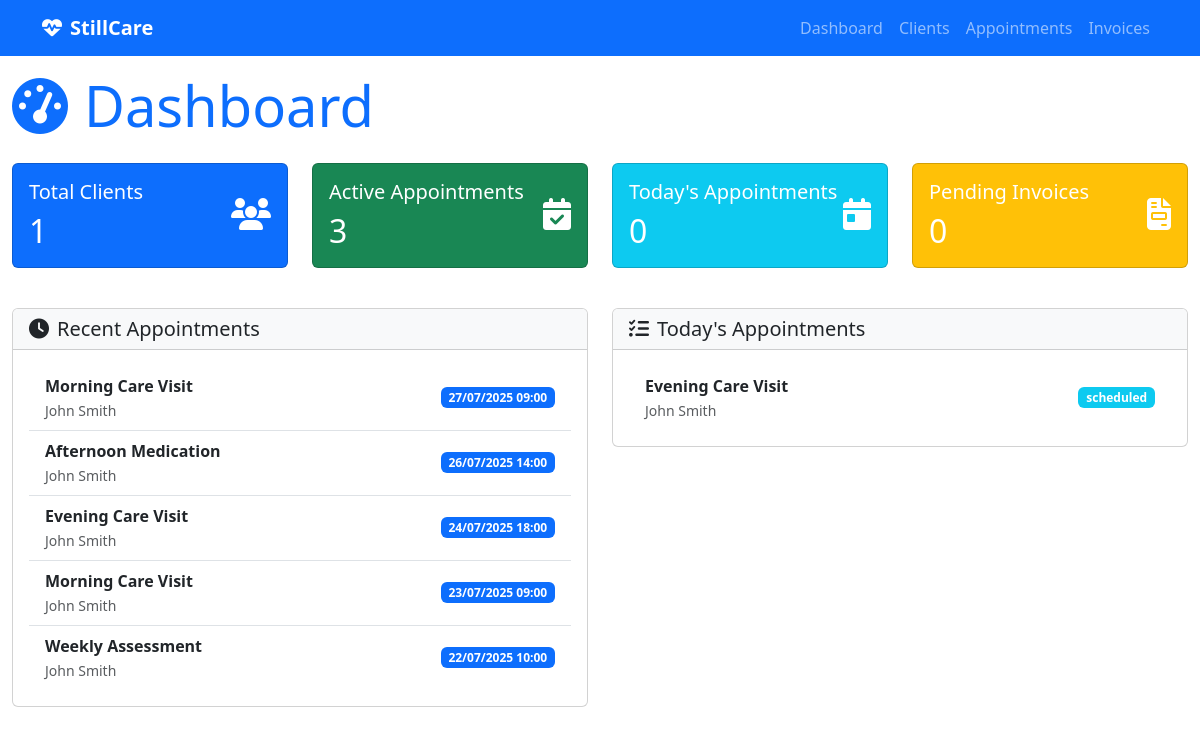
The app's page /, older data.
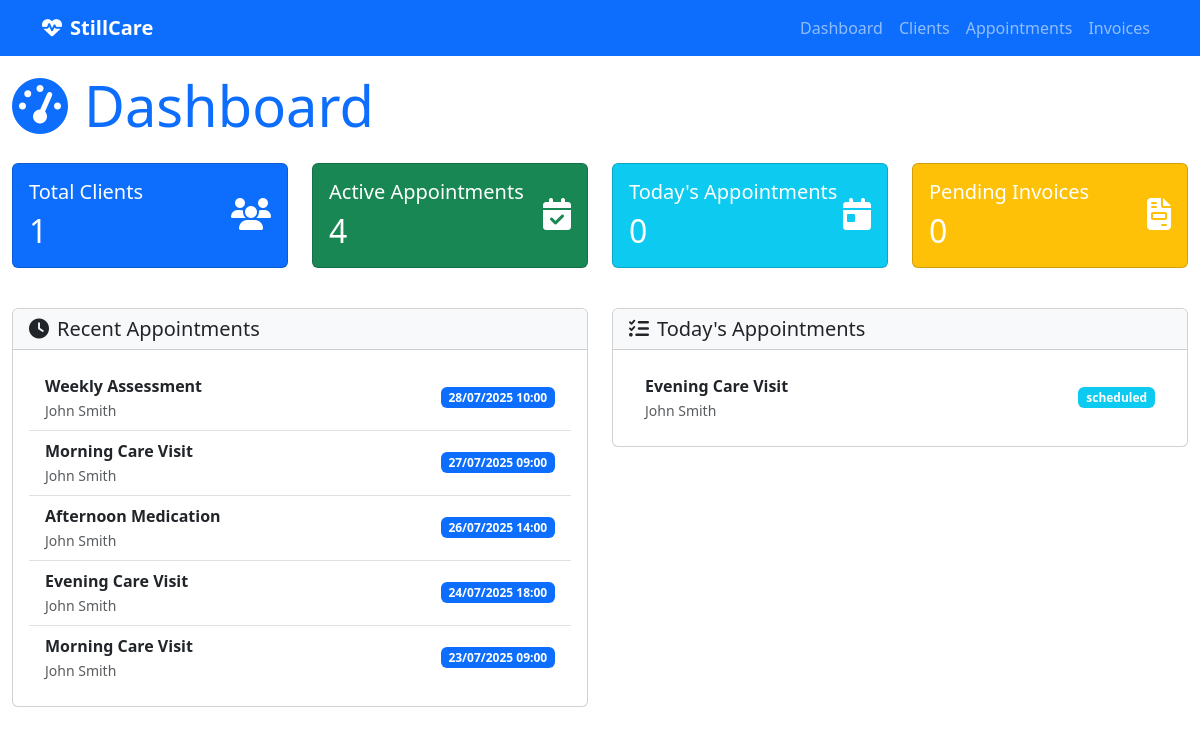
The same page, newer data.
### appointment_management/models.py (models this page shows, shortened)
class Appointment(models.Model):
    FREQUENCY_CHOICES = [
        ('daily', 'Daily'),
        ('weekly', 'Weekly'),
        ('monthly', 'Monthly'),
    ]
    title = models.CharField(max_length=200)
    description = models.TextField(blank=True, null=True)
    start_time = models.DateTimeField(help_text="When the appointment/visit should start")
    end_time = models.DateTimeField(help_text="When the appointment/visit should end")
    status = models.CharField(max_length=50, choices=[
        ('scheduled', 'Scheduled'),
        ('completed', 'Completed'),
        ('cancelled', 'Cancelled'),
        ('no_show', 'No Show'),
    ], default='scheduled')
    client = models.ForeignKey(
        'client_management.Client',
        on_delete=models.CASCADE,
        related_name='appointments',
        help_text="The client this appointment is for"
    )
    frequency = models.CharField(
        max_length=20,
        choices=FREQUENCY_CHOICES,
        blank=True,
        null=True,
        help_text="How often this appointment repeats"
    )
    assigned_staff = models.ForeignKey(settings.AUTH_USER_MODEL, on_delete=models.PROTECT, null=False, blank=False, related_name='appointments', help_text="Staff member assigned to this appointment")
    created_at = models.DateTimeField(auto_now_add=True)
    updated_at = models.DateTimeField(auto_now=True)
    class Meta:
        verbose_name = "Appointment"
        verbose_name_plural = "Appointments"
    VISIT_STATUS_CHOICES = [
        ('scheduled', 'Scheduled'),
        ('in_progress', 'In Progress'),
        ('completed', 'Completed'),
        ('cancelled', 'Cancelled'),
    ]
    status = models.CharField(
        max_length=20,
        choices=VISIT_STATUS_CHOICES,
        default='scheduled'
    )
    actual_start_time = models.DateTimeField(blank=True, null=True)
    actual_end_time = models.DateTimeField(blank=True, null=True)
    checklist_items = models.JSONField(
        default=list,
        help_text="List of checklist items from the client's care plan"
    )

### client_management/models.py (models this page shows, shortened)
class Client(models.Model):
    CHECKLIST_CHOICES = [
        ('basic_care', 'Basic Care'),
        ('medication_management', 'Medication Management'),
        ('wound_care', 'Wound Care'),
        ('physical_therapy', 'Physical Therapy'),
        ('nursing_care', 'Nursing Care'),
        ('social_work', 'Social Work'),
        ('nutrition', 'Nutrition'),
        ('hygiene', 'Hygiene'),
        ('mobility', 'Mobility Assistance'),
        ('monitoring', 'Vital Signs Monitoring'),
        ('education', 'Patient Education'),
        ('family_support', 'Family Support'),
        ('emergency_prep', 'Emergency Preparedness'),
        ('equipment', 'Medical Equipment'),
        ('transportation', 'Transportation'),
    ]
    first_name = models.CharField(max_length=100)
    last_name = models.CharField(max_length=100)
    address = models.TextField()
    phone = models.CharField(max_length=20, blank=True, null=True)
    email = models.EmailField(blank=True, null=True)
    latitude = models.FloatField(blank=True, null=True, help_text="Latitude of the client's residence")
    longitude = models.FloatField(blank=True, null=True, help_text="Longitude of the client's residence")
    care_checklist = models.JSONField(
        default=list,
        help_text="List of care items required for this client"
    )
    created_at = models.DateTimeField(auto_now_add=True)
    updated_at = models.DateTimeField(auto_now=True)
    @property
    def full_name(self):
        return f"{self.first_name} {self.last_name}"
    class Meta:
        verbose_name = "Client"
        verbose_name_plural = "Clients"
        ordering = ['last_name', 'first_name']

### care_backend/views.py (the view)
# urls.py: path('', views.dashboard, name='dashboard'),
def dashboard(request):
    today = timezone.now().date()
    total_clients = Client.objects.count()
    active_appointments = Appointment.objects.filter(
        Q(start_time__date__gte=today) &
        Q(status='scheduled')
    ).count()
    pending_invoices = InvoiceGroup.objects.filter(
        client__isnull=False
    ).distinct().count()
    total_staff = User.objects.filter(is_staff_member=True, is_active=True).count()
    seven_days_ago = timezone.now() - timedelta(days=7)
    recent_appointments = Appointment.objects.filter(
        start_time__gte=seven_days_ago
    ).order_by('-start_time')[:5]
    today_appointments = Appointment.objects.filter(
        start_time__date=today
    ).order_by('start_time')[:5]
    context = {
        'total_clients': total_clients,
        'active_appointments': active_appointments,
        'pending_invoices': pending_invoices,
        'recent_appointments': recent_appointments,
        'today_appointments': today_appointments,
        'total_staff': total_staff,
    }
    return render(request, 'dashboard.html', context)

### templates/dashboard.html (shortened to what the changed rows need)
{% extends "base.html" %}
{% block content %}
<h1 class="display-4 text-primary mb-4"><i class="fas fa-tachometer-alt me-3"></i>Dashboard</h1>
<div class="row mb-4">
    <div class="col-md-3 mb-3">
        <a href="{% url 'client_list' %}" class="dashboard-tile-link text-decoration-none">
        <div class="card bg-primary text-white h-100">
            <div class="card-body">
                <div class="d-flex justify-content-between">
                    <div>
                        <h2 class="mb-0">{{ total_clients }}</h2>
                    </div>
                </div>
            </div>
        </div>
        </a>
    </div>
    <div class="col-md-3 mb-3">
        <a href="{% url 'appointment_list' %}" class="dashboard-tile-link text-decoration-none">
        <div class="card bg-success text-white h-100">
            <div class="card-body">
                <div class="d-flex justify-content-between">
                    <div>
                        <h5 class="card-title">Active Appointments</h5>
                        <h2 class="mb-0">{{ active_appointments }}</h2>
                    </div>
                </div>
            </div>
        </div>
        </a>
    </div>
    <div class="col-md-3 mb-3">
        <a href="{% url 'appointment_list' %}" class="dashboard-tile-link text-decoration-none">
        <div class="card bg-info text-white h-100">
            <div class="card-body">
                <div class="d-flex justify-content-between">
                    <div>
                        <h2 class="mb-0">{{ today_appointments_count|default:0 }}</h2>
                    </div>
                </div>
            </div>
        </div>
        </a>
    </div>
    <div class="col-md-3 mb-3">
        <a href="{% url 'invoice_list' %}" class="dashboard-tile-link text-decoration-none">
        <div class="card bg-warning text-white h-100">
            <div class="card-body">
                <div class="d-flex justify-content-between">
                    <div>
                        <h2 class="mb-0">{{ pending_invoices }}</h2>
                    </div>
                </div>
            </div>
        </div>
        </a>
    </div>
</div>
<div class="row">
    <div class="col-md-6 mb-4">
        <div class="card">
            <div class="card-body">
                <ul class="list-group list-group-flush">
                    {% for appointment in recent_appointments %}
                    <li class="list-group-item d-flex justify-content-between align-items-center">
                        <div>
                            <strong>{{ appointment.title }}</strong><br>
                            <small class="text-muted">{{ appointment.client.full_name }}</small>
                        </div>
                        <span class="badge bg-primary">{{ appointment.start_time|date:"d/m/Y H:i" }}</span>
                    </li>
                    {% empty %}
                    <li class="list-group-item text-center">No recent appointments.</li>
                    {% endfor %}
                </ul>
            </div>
        </div>
    </div>
    <div class="col-md-6 mb-4">
        <div class="card">
            <div class="card-body">
                <ul class="list-group list-group-flush">
                    {% for appointment in today_appointments %}
                    <li class="list-group-item d-flex justify-content-between align-items-center">
                        <div>
                            <strong>{{ appointment.title }}</strong><br>
                            <small class="text-muted">{{ appointment.client.full_name }}</small>
                        </div>
                        <span class="badge bg-info">{{ appointment.status }}</span>
                    </li>
                    {% empty %}
                    <li class="list-group-item text-center">No appointments today.</li>
                    {% endfor %}
                </ul>
            </div>
        </div>
    </div>
</div>
{% endblock %}

Row changes from the older to the newer data that the page shows:
changed Appointment "Weekly Assessment": start_time "22/07/2025 10:00" → "28/07/2025 10:00"; moves up the list
Text that changed along with them:
{{ active_appointments }}: "3" → "4"
